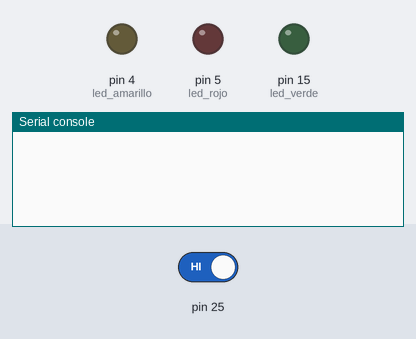
Bench run of a program on a simulated MicroPython board. On the bench: output pins drawn as LEDs (lit = HIGH), the last lines printed to the serial console. The test bench sets the inputs (shaded band). A reset restarts the program.

Above: at 1.2 s.
1.3 s: on-board LED held down
At 7.1 s:
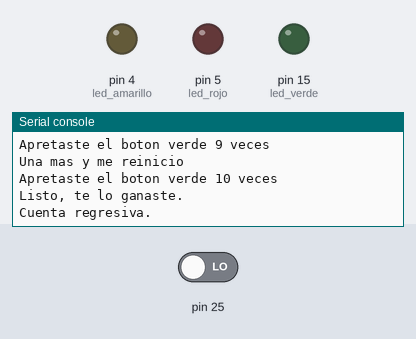
At 8.0 s:
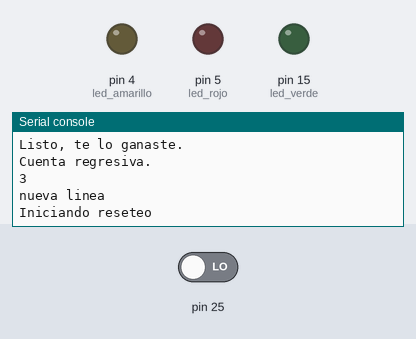
Timing chart, 0 to 9.3 s (numbered marks = the images above; inputs shaded):
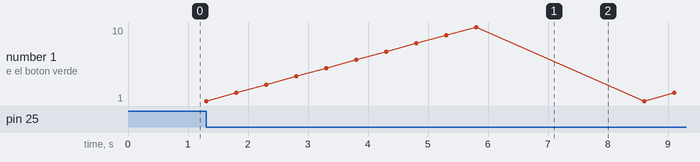

Measured:
- after the input at 1.3 s, the serial console: prints a new line at once (image 1)

The program:

ejemplo_largo.py
```python
from machine import Pin
from utime import sleep

# Configurar los pines de los leds como salidas
led_verde = Pin(15, Pin.OUT)
led_amarillo = Pin(4, Pin.OUT)
led_rojo = Pin(5, Pin.OUT)

# Configurar los pines de los leds como entradas con resistencias de pull-up
boton = Pin(25, Pin.IN, Pin.PULL_UP)

cuenta = 0
advertencia = 0

while True:
    if boton.value() == 0:  # Si el botón está presionado
        cuenta += 1
        print(f"Apretaste el boton verde {cuenta} veces")
        sleep(0.5)
    if cuenta == 5 and advertencia == 0:
        print("No presiones el boton 10 veces")

    # este es un comentario
        advertencia = 1
    if cuenta == 8 and advertencia == 1:
        print("En serio, no presiones 10 veces sino me voy a reiniciar.")
        advertencia = 2
    if cuenta == 9 and advertencia == 2:
        print("Una mas y me reinicio")
        advertencia = 3
    if cuenta == 10 and advertencia == 3:
        print("Listo, te lo ganaste.")
        print("Cuenta regresiva.")
        sleep(1)
        print("3")
        print("nueva linea")
        print("Iniciando reseteo")
        sleep(1)
        machine.reset()

# Este es el ejemplo completo
# Para ejecutarlo, copiar y pegar en el REPL
# Para detenerlo, presionar Ctrl+C
```
